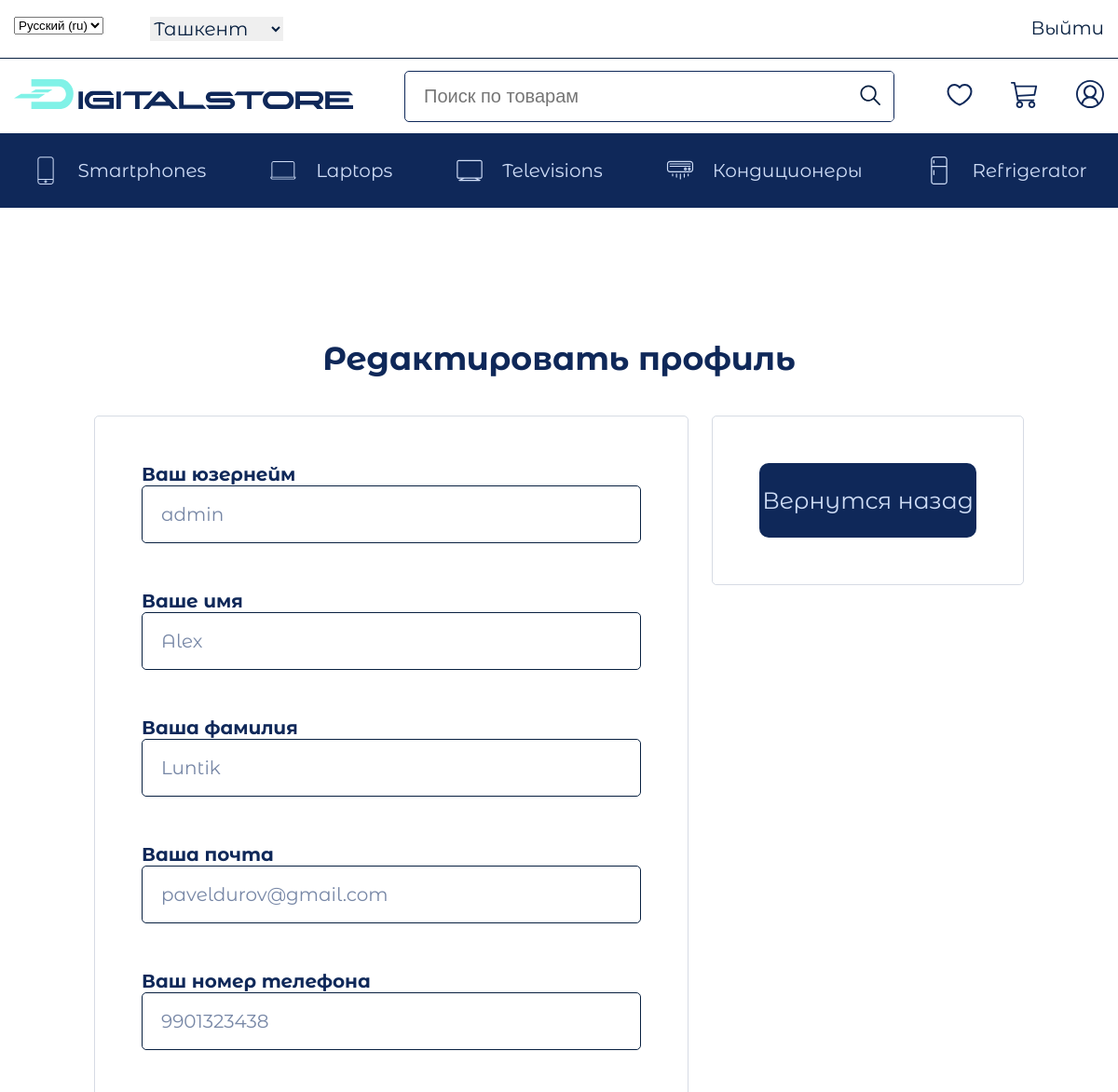
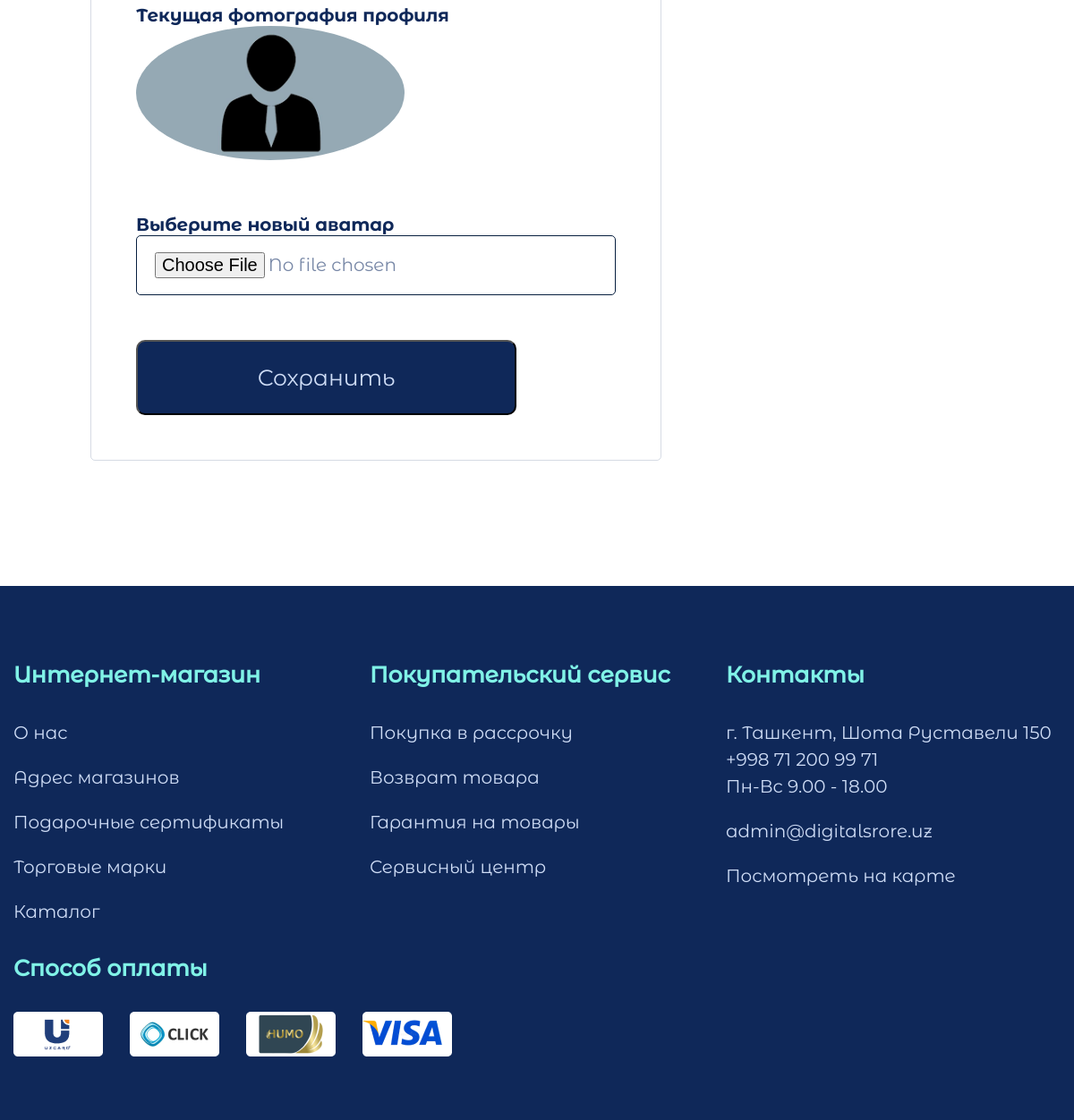
/edit_profile/ (signed in), run on the app's committed database (2 pictures, top to bottom).
### digitalstore/models.py (models this page shows, shortened)
class Category(models.Model):
    title = models.CharField(max_length=100, verbose_name='Название категории')
    icon = models.ImageField(upload_to='icons/', verbose_name='Иконка категории', null=True, blank=True)
    slug = models.SlugField(unique=True, null=True, verbose_name='Слаг категории')
    def get_absolute_url(self):
        return reverse('category', kwargs={'slug': self.slug})
    class Meta:
        verbose_name = 'Категорию'
        verbose_name_plural = 'Категории'
    def get_icon(self):
        if self.icon:
            return self.icon.url
        else:
            return '@'

class Profile(models.Model):
    user = models.OneToOneField(User, on_delete=models.CASCADE, related_name='profile')
    image = models.ImageField(upload_to='profile_avatars/', blank=True, null=True, verbose_name="Аватар")
    phone_number = models.CharField(max_length=20, blank=True, verbose_name="Номер телефона")
    class Meta:
        verbose_name = 'Профиль'
        verbose_name_plural = 'Профили'

### digitalstore/views.py (the view)
# urls.py: path('edit_profile/', edit_profile_view, name='edit_profile'),
@login_required
def edit_profile_view(request):
    if request.method == 'POST':
        account_form = EditAccountForm(request.POST, instance=request.user)
        profile_form = EditProfileForm(request.POST, request.FILES, instance=request.user.profile)
        if profile_form.is_valid() and account_form.is_valid():
            profile_form.save()
            account_form.save()
            return redirect('profile')
    else:
        account_form = EditAccountForm(instance=request.user)
        profile_form = EditProfileForm(instance=request.user.profile)
    context = {
        'title': 'Редактировать профиль',
        'account_form': account_form,
        'profile_form': profile_form,
        'categories': get_categories(),
    }
    return render(request, 'digitalstore/edit_profile.html', context)

### digitalstore/forms.py
class EditAccountForm(UserChangeForm):
    username = forms.CharField(widget=forms.TextInput(attrs={
        'class': 'form-control',
        'placeholder': 'Ваш юзернэйм'
    }))
    first_name = forms.CharField(widget=forms.TextInput(attrs={
        'class': 'form-control',
        'placeholder': 'Ваше имя'
    }))
    last_name = forms.CharField(widget=forms.TextInput(attrs={
        'class': 'form-control',
        'placeholder': 'Ваша фамилия'
    }))
    email = forms.EmailField(widget=forms.EmailInput(attrs={
        'class': 'form-control',
        'placeholder': 'Ваша почта'
    }))
    class Meta:
        model = User
        fields = ('first_name', 'last_name', 'email', 'username')

class EditProfileForm(forms.ModelForm):
    phone_number = forms.CharField(widget=forms.TextInput(attrs={
        'class': 'form-control',
        'placeholder': 'Ваш номер телефона'
    }))
    image = forms.ImageField(widget=forms.FileInput(attrs={
        'class': 'form-control',
        'placeholder': 'Ваша аватарка'
    }))
    class Meta:
        model = Profile
        fields = ('image', 'phone_number')

### digitalstore/views.py (called while the page is built)
def get_categories():
    return Category.objects.all()

### digitalstore/templates/digitalstore/edit_profile.html (shortened to what this page needs)
{% extends 'base.html' %}
{% block main %}
<main class="main">
    <div class="content">
        <div class="container">
            <h2 class="login_title">Редактировать профиль</h2>
            <div class="login_content">
                <div class="login">
                    <div class="login_form">
                        <form action="{% url 'edit_profile' %}" method="post" enctype="multipart/form-data">
                            <div class="form-group">
                                <label class="current_photo">Ваш юзернейм</label>
                                {{ account_form.username }}
                            </div>
                            <div class="form-group">
                                <label class="current_photo">Ваше имя</label>
                                {{ account_form.first_name }}
                            </div>
                            <div class="form-group">
                                <label class="current_photo">Ваша фамилия</label>
                                {{ account_form.last_name }}
                            </div>
                            <div class="form-group">
                                <label class="current_photo">Ваша почта</label>
                                {{ account_form.email }}
                            </div>
                            <div class="form-group">
                                <label class="current_photo">Ваш номер телефона</label>
                                {{ profile_form.phone_number }}
                            </div>
                            <div class="form-group">
                                <label class="current_photo">Текущая фотография профиля</label>
                                <img class="user_img-img_edit" src="{{ request.user.profile.image.url }}" alt="Аватар">
                            </div>
                            <div class="form-group">
                                <label class="current_photo">Выберите новый аватар</label>
                                {{ profile_form.image }}
                            </div>
                            <button class="btn btn-register" type="submit">Сохранить</button>
                        </form>
                    </div>
                </div>
                <div class="register_info">
                    <a href="{% url 'profile' %}" class="btn-to_login">Вернутся назад</a>
                </div>
            </div>
        </div>
    </div>
</main>
{% endblock %}

### templates/components_base/_header_categories.html (shortened to what this page needs)
{% load static %}
<div class="header_nav_menu">
    <div class="container">
        <div class="nav__menu">
            <ul class="nav__category">
                {% for category in categories %}
                <li><a href="{{ category.get_absolute_url }}" class="category"><img src="{{ category.get_icon }}"
                                                                                    alt="">
                    <p class="cat_text">{{ category.title }}</p>
                </a></li>
                {% endfor %}
            </ul>
        </div>
    </div>
</div>

### digitalstore/static/digitalstore/css/media.css (style rules this page uses)
@media (max-width: 1200px) { .container { max-width: 960px; } }
@media (max-width: 1200px) { .header_nav_menu { display: none; } }
@media (max-width: 1200px) { .content { margin: 50px 0 50px 0 } }
@media (max-width: 1200px) { .login_content { justify-content: center; } }
@media (max-width: 1200px) { .login_title { text-align: center; } }

### digitalstore/static/digitalstore/css/style.css (style rules this page uses)
* { margin: 0; padding: 0; text-decoration: none; list-style: none; box-sizing: border-box; }
.container { max-width: 1410px; width: 100%; margin: 0 auto; padding: 0 15px; }
.header_nav_menu { display: flex; align-items: center; background: #0f2859; height: 80px; }
.nav__category { display: flex; justify-content: space-between; align-items: center; padding: 0 18.5px; }
.category { display: flex; align-items: center; gap: 20px; }
.cat_text { font-family: "Regul"; font-style: normal; font-weight: 400; font-size: 20px; line-height: 24px; color: #cfddf7; }
.content { margin: 140px 0 140px 0; }
.category { font-family: 'Medium'; font-style: normal; font-weight: 500; font-size: 20px; line-height: 150%; color: #082040; }
.user_room, .login_title, .checkout_title { margin-bottom: 100px; font-family: 'Bold'; font-style: normal; font-weight: 700; font-size: 35px; line-height: 43px; color: #0F2859; }
.login_content { display: flex; gap:25px; flex-wrap: wrap; }
.login { padding:50px; border: 1px solid rgba(119, 135, 166, 0.3); border-radius: 5px; }
.login_form input { width: 536px; border-radius: 5px; border: 1px solid #082040; font-family: 'Regul'; font-style: normal; font-weight: 275; font-size: 20px; line-height: 24px; color: #7787A6; padding: 18px 0 18px 20px }
.login_form form { display: flex; flex-direction: column; gap: 50px; }
.user_room, .login_title { margin-bottom: 40px; font-family: 'Bold'; font-style: normal; font-weight: 700; font-size: 35px; line-height: 43px; color: #0F2859; }
.btn-login, .btn-to_login { width: 233px; padding: 25px 0; background: #0F2859; border-radius: 10px; font-family: 'Regul'; font-style: normal; font-weight: 500; font-size: 25px; line-height: 30px; color: #CFDDF6; text-align: center; cursor: pointer; }
.register_info { border: 1px solid rgba(119, 135, 166, 0.3); padding: 50px; display: flex; flex-direction: column; height: max-content; border-radius: 5px; }
.btn-register { width: 425px; padding: 25px 0; background: #0F2859; border-radius: 10px; font-family: 'Regul'; font-style: normal; font-weight: 500; font-size: 25px; line-height: 30px; color: #CFDDF6; cursor: pointer; }
.user_img-img_edit { display: block; width: 300px; height: 300; margin-bottom: 10px; border-radius: 50%; object-fit: cover; }
.form-group { display: flex; flex-direction: column; align-items: start; }
.current_photo { display: flex; flex-direction: column; font-family: "Bold"; font-style: normal; color: #0F2859; font-size: 20px; }

### data on the page
Category: get_icon (picture), title "Smartphones"
Category: get_icon (picture), title "Laptops"
Category: get_icon (picture), title "Televisions"
Category: get_icon (picture), title "Кондиционеры"
Category: get_icon (picture), title "Refrigerator"
Profile: phone_number "9901323438"

### other printed values
form field language "Русский (ru)"
